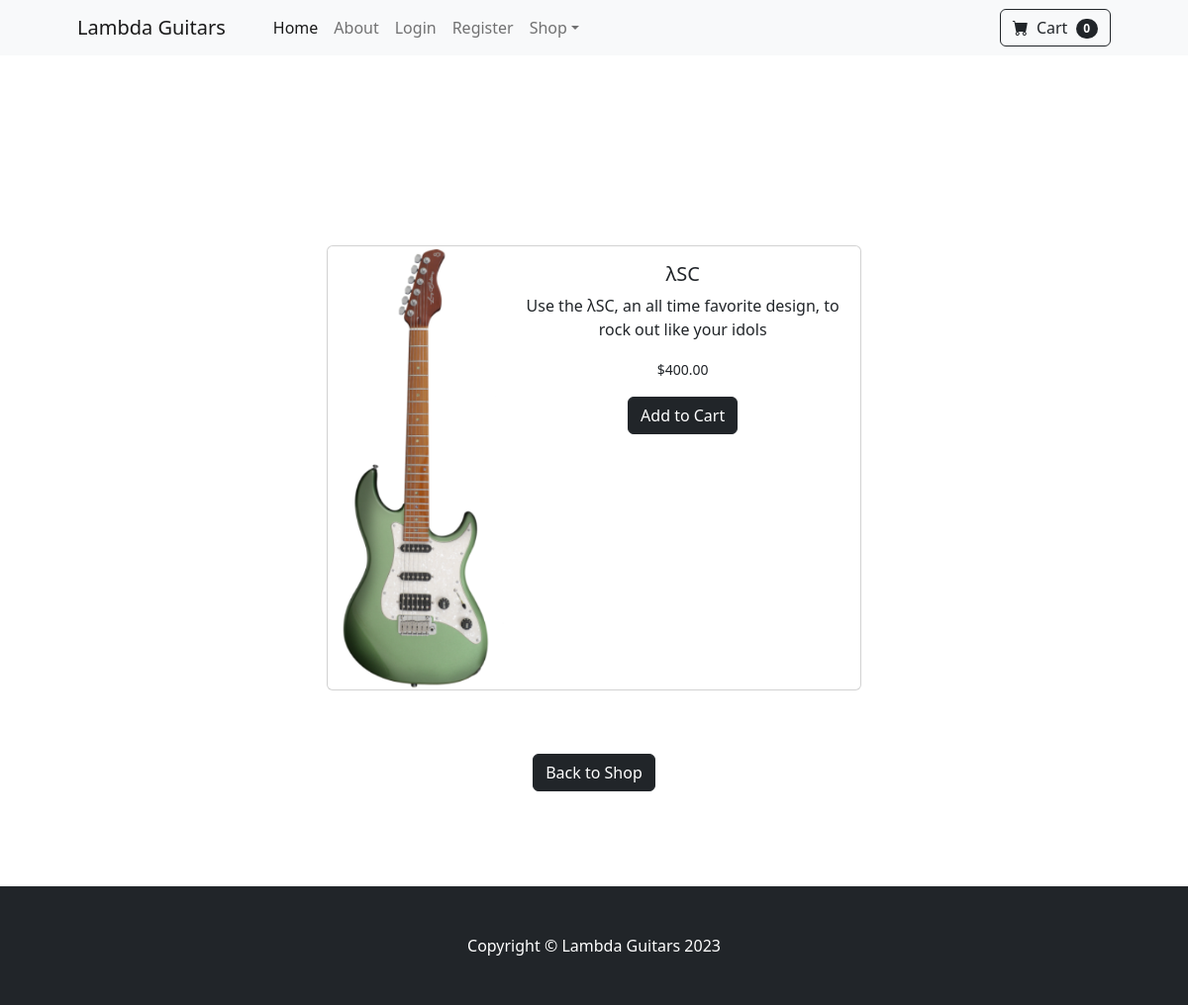
Page /product/1 on the committed database.
### store/models.py (models this page shows, shortened)
class Product(models.Model):
    name = models.CharField(max_length=100)
    price = models.DecimalField(default=0, decimal_places=2, max_digits=6)
    category = models.ForeignKey(Category, on_delete=models.CASCADE, default=1)
    description = models.CharField(max_length=250, default='', blank=True, null=True)
    image = models.ImageField(upload_to='uploads/product/', default='uploads/product/default.png')
    product_image = models.ImageField(upload_to='uploads/product_image/', default='uploads/product_image/default.png')
    on_sale = models.BooleanField(default=False)
    sale_price = models.DecimalField(default=0, decimal_places=2, max_digits=6)

### store/views.py (the view)
# urls.py: path('product/<int:pk>', views.product, name='product'),
def product(request, pk):
    product = Product.objects.get(id=pk)
    return render(request, 'product.html', {'product':product})

### store/templates/product.html
{% extends 'template.html' %}
{% block content %}
<br/><br/><br/><br/><br/><br/>
<div class="container mt-5 mb-5">
    <center>
        <div class="card mb-3" style="max-width: 540px;">
            <div class="row g-0">
              <div class="col-md-4">
                <img src="{{ product.product_image.url }}" class="img-fluid rounded-start" alt="{{ product.name }}">
              </div>
              <div class="col-md-8">
                <div class="card-body">
                  <h5 class="card-title">{{ product.name }}</h5>
                  <p class="card-text">{{ product.description }}</p>
                  {% if product.on_sale %}
                    <div
                        class="badge text-white position-absolute"
                        style="top: 0.5rem; right: 0.5rem; background-color: rgb(180, 0, 0)">
                        On Sale
                    </div>
                    <p class="card-text"><small class="text-body-secondary">Regular Price: <strike>${{ product.price }}</small></strike></p>
                    <p class="card-text"><small class="text-body-secondary">Sale Price: ${{ product.sale_price }}</small></p>
                  {% else %}
                    <p class="card-text"><small class="text-body-secondary">${{ product.price }}</small></p>
                  {% endif %}
                  <button class="btn btn-dark mt-auto mb-5">Add to Cart</button>
                </div>
              </div>
            </div>
          </div>
          <a href="{% url 'all_products' %}"><button class="btn btn-dark mt-5 mb-5">Back to Shop</button></a>
    </center>
</div>
{% endblock %}

### rows in the picture
Product: product_image (picture), name "λSC", description "Use the λSC, an all time favorite design, to rock out like your idols", price "400.00"
